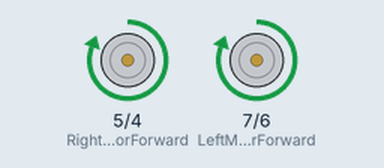
This sketch was run on a simulated Arduino Uno, built with avr-gcc and run on an emulated ATmega328P. Parts: motor-driver pin pairs drawn as motors (green arrow = first pin HIGH = forward, orange = second pin HIGH = backward, longer = more drive).

Above: at 0.1 s.
At 5.1 s:
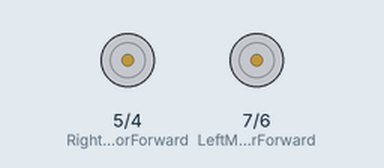
Timing chart, 0 to 6.6 s (numbered marks = the images above):
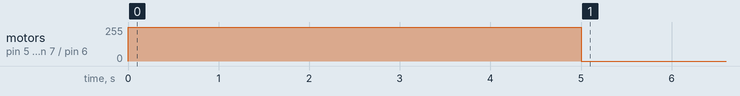

The sketch:

sketch_nov11a.ino
```cpp
// Define motor pins
const int LeftMotorForward = 7;
const int LeftMotorBackward = 6;
const int RightMotorForward = 5;
const int RightMotorBackward = 4;

void setup() {
  // Set motor pins as outputs
  pinMode(LeftMotorForward, OUTPUT);
  pinMode(LeftMotorBackward, OUTPUT);
  pinMode(RightMotorForward, OUTPUT);
  pinMode(RightMotorBackward, OUTPUT);

  // Move forward
  moveForward();

  // Keep moving forward for 5 seconds (5000 milliseconds)
  delay(5000);

  // Stop the car after 5 seconds
  stopCar();
}

void loop() {
  // No repeated action needed in the loop
}

// Function to move the car forward
void moveForward() {
  digitalWrite(LeftMotorForward, HIGH);
  digitalWrite(LeftMotorBackward, LOW);
  digitalWrite(RightMotorForward, HIGH);
  digitalWrite(RightMotorBackward, LOW);
}

// Function to stop the car
void stopCar() {
  digitalWrite(LeftMotorForward, LOW);
  digitalWrite(LeftMotorBackward, LOW);
  digitalWrite(RightMotorForward, LOW);
  digitalWrite(RightMotorBackward, LOW);
}
```
